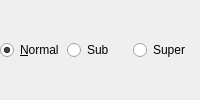
     <widget class="QGroupBox" name="groupBox">
      <property name="sizePolicy">
       <sizepolicy hsizetype="Expanding" vsizetype="Preferred">
        <horstretch>0</horstretch>
        <verstretch>0</verstretch>
       </sizepolicy>
      </property>
      <property name="styleSheet">
       <string notr="true">QGroupBox{
border: none;
}</string>
      </property>
      <property name="title">
       <string/>
      </property>
      <layout class="QGridLayout" name="gridLayout_4">
       <property name="leftMargin">
        <number>0</number>
       </property>
       <property name="topMargin">
        <number>0</number>
       </property>
       <property name="rightMargin">
        <number>0</number>
       </property>
       <property name="bottomMargin">
        <number>0</number>
       </property>
       <property name="spacing">
        <number>0</number>
       </property>
       <item row="0" column="1">
        <widget class="QRadioButton" name="radioButton">
         <property name="text">
          <string>Sub</string>
         </property>
         <attribute name="buttonGroup">
          <string notr="true">positionRadioButtons</string>
         </attribute>
        </widget>
       </item>
       <item row="0" column="0">
        <widget class="QRadioButton" name="radioButton_2">
         <property name="text">
          <string>&amp;Normal</string>
         </property>
         <property name="checked">
          <bool>true</bool>
         </property>
         <attribute name="buttonGroup">
          <string notr="true">positionRadioButtons</string>
         </attribute>
        </widget>
       </item>
       <item row="0" column="2">
        <widget class="QRadioButton" name="radioButton_3">
         <property name="text">
          <string>Super</string>
         </property>
         <attribute name="buttonGroup">
          <string notr="true">positionRadioButtons</string>
         </attribute>
        </widget>
       </item>
      </layout>
     </widget>
